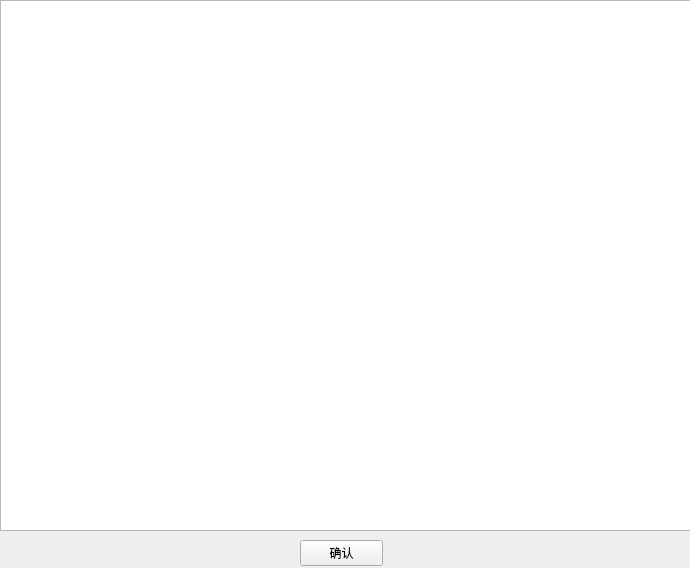
<?xml version="1.0" encoding="UTF-8"?>
<ui version="4.0">
 <class>chooseStructureWin</class>
 <widget class="QWidget" name="chooseStructureWin">
  <property name="geometry">
   <rect>
    <x>0</x>
    <y>0</y>
    <width>690</width>
    <height>568</height>
   </rect>
  </property>
  <property name="windowTitle">
   <string>Form</string>
  </property>
  <widget class="QListWidget" name="structureList">
   <property name="geometry">
    <rect>
     <x>0</x>
     <y>0</y>
     <width>691</width>
     <height>531</height>
    </rect>
   </property>
  </widget>
  <widget class="QPushButton" name="confirmBtn">
   <property name="geometry">
    <rect>
     <x>300</x>
     <y>540</y>
     <width>83</width>
     <height>26</height>
    </rect>
   </property>
   <property name="text">
    <string>确认</string>
   </property>
  </widget>
 </widget>
 <resources/>
 <connections/>
</ui>
